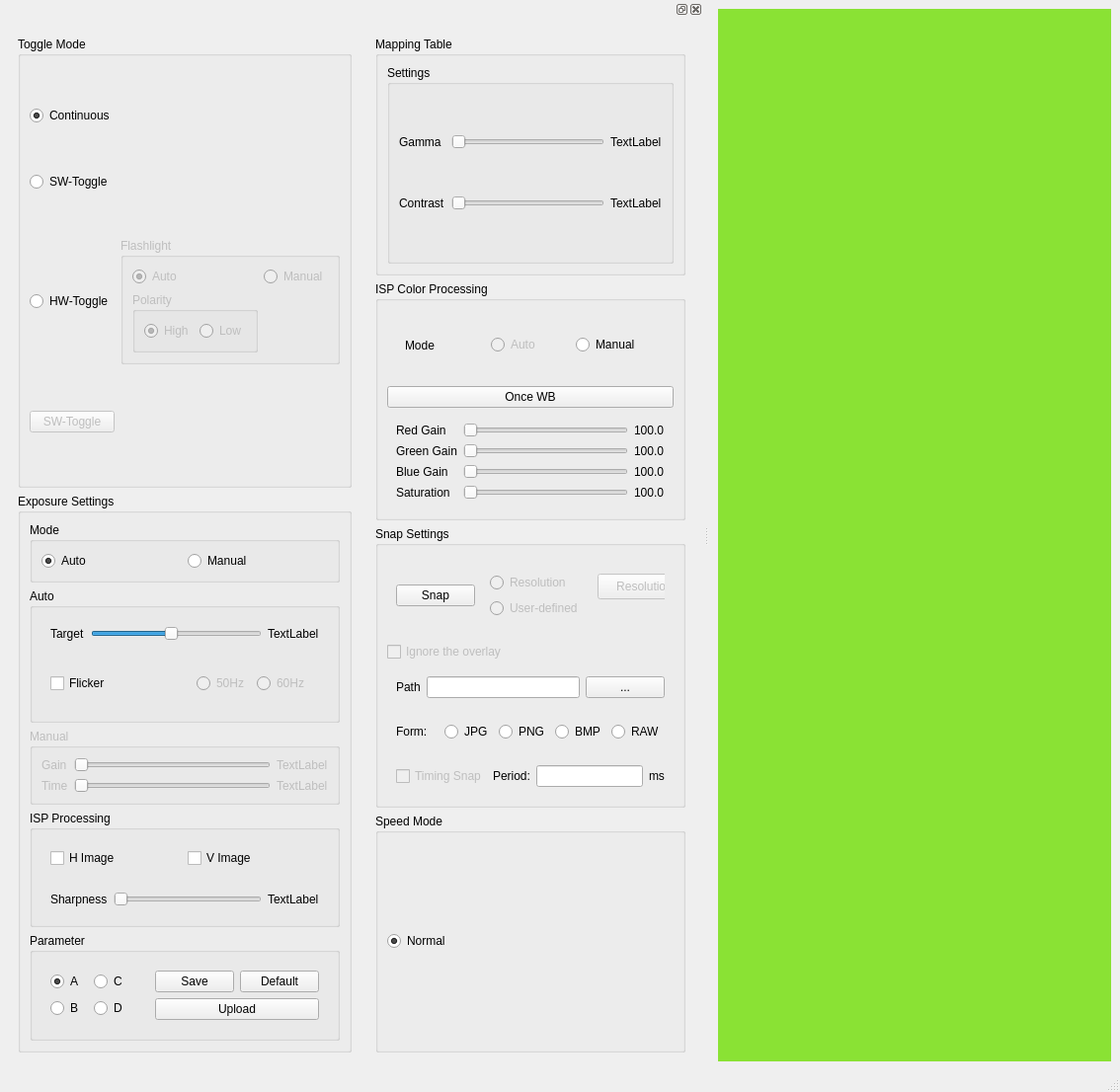
<?xml version="1.0" encoding="UTF-8"?>
<ui version="4.0">
 <class>MainWindow</class>
 <widget class="QMainWindow" name="MainWindow">
  <property name="enabled">
   <bool>true</bool>
  </property>
  <property name="geometry">
   <rect>
    <x>0</x>
    <y>0</y>
    <width>1134</width>
    <height>1106</height>
   </rect>
  </property>
  <property name="windowTitle">
   <string>MainWindow</string>
  </property>
  <widget class="QWidget" name="centralwidget">
   <layout class="QVBoxLayout" name="verticalLayout">
    <item>
     <widget class="QLabel" name="label">
      <property name="palette">
       <palette>
        <active>
         <colorrole role="WindowText">
          <brush brushstyle="SolidPattern">
           <color alpha="255">
            <red>0</red>
            <green>0</green>
            <blue>0</blue>
           </color>
          </brush>
         </colorrole>
         <colorrole role="Button">
          <brush brushstyle="SolidPattern">
           <color alpha="255">
            <red>138</red>
            <green>226</green>
            <blue>52</blue>
           </color>
          </brush>
         </colorrole>
         <colorrole role="Light">
          <brush brushstyle="SolidPattern">
           <color alpha="255">
            <red>198</red>
            <green>255</green>
            <blue>143</blue>
           </color>
          </brush>
         </colorrole>
         <colorrole role="Midlight">
          <brush brushstyle="SolidPattern">
           <color alpha="255">
            <red>168</red>
            <green>240</green>
            <blue>97</blue>
           </color>
          </brush>
         </colorrole>
         <colorrole role="Dark">
          <brush brushstyle="SolidPattern">
           <color alpha="255">
            <red>69</red>
            <green>113</green>
            <blue>26</blue>
           </color>
          </brush>
         </colorrole>
         <colorrole role="Mid">
          <brush brushstyle="SolidPattern">
           <color alpha="255">
            <red>92</red>
            <green>151</green>
            <blue>34</blue>
           </color>
          </brush>
         </colorrole>
         <colorrole role="Text">
          <brush brushstyle="SolidPattern">
           <color alpha="255">
            <red>0</red>
            <green>0</green>
            <blue>0</blue>
           </color>
          </brush>
         </colorrole>
         <colorrole role="BrightText">
          <brush brushstyle="SolidPattern">
           <color alpha="255">
            <red>255</red>
            <green>255</green>
            <blue>255</blue>
           </color>
          </brush>
         </colorrole>
         <colorrole role="ButtonText">
          <brush brushstyle="SolidPattern">
           <color alpha="255">
            <red>0</red>
            <green>0</green>
            <blue>0</blue>
           </color>
          </brush>
         </colorrole>
         <colorrole role="Base">
          <brush brushstyle="SolidPattern">
           <color alpha="255">
            <red>255</red>
            <green>255</green>
            <blue>255</blue>
           </color>
          </brush>
         </colorrole>
         <colorrole role="Window">
          <brush brushstyle="SolidPattern">
           <color alpha="255">
            <red>138</red>
            <green>226</green>
            <blue>52</blue>
           </color>
          </brush>
         </colorrole>
         <colorrole role="Shadow">
          <brush brushstyle="SolidPattern">
           <color alpha="255">
            <red>0</red>
            <green>0</green>
            <blue>0</blue>
           </color>
          </brush>
         </colorrole>
         <colorrole role="AlternateBase">
          <brush brushstyle="SolidPattern">
           <color alpha="255">
            <red>196</red>
            <green>240</green>
            <blue>153</blue>
           </color>
          </brush>
         </colorrole>
         <colorrole role="ToolTipBase">
          <brush brushstyle="SolidPattern">
           <color alpha="255">
            <red>255</red>
            <green>255</green>
            <blue>220</blue>
           </color>
          </brush>
         </colorrole>
         <colorrole role="ToolTipText">
          <brush brushstyle="SolidPattern">
           <color alpha="255">
            <red>0</red>
            <green>0</green>
            <blue>0</blue>
           </color>
          </brush>
         </colorrole>
         <colorrole role="PlaceholderText">
          <brush brushstyle="SolidPattern">
           <color alpha="128">
            <red>0</red>
            <green>0</green>
            <blue>0</blue>
           </color>
          </brush>
         </colorrole>
        </active>
        <inactive>
         <colorrole role="WindowText">
          <brush brushstyle="SolidPattern">
           <color alpha="255">
            <red>0</red>
            <green>0</green>
            <blue>0</blue>
           </color>
          </brush>
         </colorrole>
         <colorrole role="Button">
          <brush brushstyle="SolidPattern">
           <color alpha="255">
            <red>138</red>
            <green>226</green>
            <blue>52</blue>
           </color>
          </brush>
         </colorrole>
         <colorrole role="Light">
          <brush brushstyle="SolidPattern">
           <color alpha="255">
            <red>198</red>
            <green>255</green>
            <blue>143</blue>
           </color>
          </brush>
         </colorrole>
         <colorrole role="Midlight">
          <brush brushstyle="SolidPattern">
           <color alpha="255">
            <red>168</red>
            <green>240</green>
            <blue>97</blue>
           </color>
          </brush>
         </colorrole>
         <colorrole role="Dark">
          <brush brushstyle="SolidPattern">
           <color alpha="255">
            <red>69</red>
            <green>113</green>
            <blue>26</blue>
           </color>
          </brush>
         </colorrole>
         <colorrole role="Mid">
          <brush brushstyle="SolidPattern">
           <color alpha="255">
            <red>92</red>
            <green>151</green>
            <blue>34</blue>
           </color>
          </brush>
         </colorrole>
         <colorrole role="Text">
          <brush brushstyle="SolidPattern">
           <color alpha="255">
            <red>0</red>
            <green>0</green>
            <blue>0</blue>
           </color>
          </brush>
         </colorrole>
         <colorrole role="BrightText">
          <brush brushstyle="SolidPattern">
           <color alpha="255">
            <red>255</red>
            <green>255</green>
            <blue>255</blue>
           </color>
          </brush>
         </colorrole>
         <colorrole role="ButtonText">
          <brush brushstyle="SolidPattern">
           <color alpha="255">
            <red>0</red>
            <green>0</green>
            <blue>0</blue>
           </color>
          </brush>
         </colorrole>
         <colorrole role="Base">
          <brush brushstyle="SolidPattern">
           <color alpha="255">
            <red>255</red>
            <green>255</green>
            <blue>255</blue>
           </color>
          </brush>
         </colorrole>
         <colorrole role="Window">
          <brush brushstyle="SolidPattern">
           <color alpha="255">
            <red>138</red>
            <green>226</green>
            <blue>52</blue>
           </color>
          </brush>
         </colorrole>
         <colorrole role="Shadow">
          <brush brushstyle="SolidPattern">
           <color alpha="255">
            <red>0</red>
            <green>0</green>
            <blue>0</blue>
           </color>
          </brush>
         </colorrole>
         <colorrole role="AlternateBase">
          <brush brushstyle="SolidPattern">
           <color alpha="255">
            <red>196</red>
            <green>240</green>
            <blue>153</blue>
           </color>
          </brush>
         </colorrole>
         <colorrole role="ToolTipBase">
          <brush brushstyle="SolidPattern">
           <color alpha="255">
            <red>255</red>
            <green>255</green>
            <blue>220</blue>
           </color>
          </brush>
         </colorrole>
         <colorrole role="ToolTipText">
          <brush brushstyle="SolidPattern">
           <color alpha="255">
            <red>0</red>
            <green>0</green>
            <blue>0</blue>
           </color>
          </brush>
         </colorrole>
         <colorrole role="PlaceholderText">
          <brush brushstyle="SolidPattern">
           <color alpha="128">
            <red>0</red>
            <green>0</green>
            <blue>0</blue>
           </color>
          </brush>
         </colorrole>
        </inactive>
        <disabled>
         <colorrole role="WindowText">
          <brush brushstyle="SolidPattern">
           <color alpha="255">
            <red>69</red>
            <green>113</green>
            <blue>26</blue>
           </color>
          </brush>
         </colorrole>
         <colorrole role="Button">
          <brush brushstyle="SolidPattern">
           <color alpha="255">
            <red>138</red>
            <green>226</green>
            <blue>52</blue>
           </color>
          </brush>
         </colorrole>
         <colorrole role="Light">
          <brush brushstyle="SolidPattern">
           <color alpha="255">
            <red>198</red>
            <green>255</green>
            <blue>143</blue>
           </color>
          </brush>
         </colorrole>
         <colorrole role="Midlight">
          <brush brushstyle="SolidPattern">
           <color alpha="255">
            <red>168</red>
            <green>240</green>
            <blue>97</blue>
           </color>
          </brush>
         </colorrole>
         <colorrole role="Dark">
          <brush brushstyle="SolidPattern">
           <color alpha="255">
            <red>69</red>
            <green>113</green>
            <blue>26</blue>
           </color>
          </brush>
         </colorrole>
         <colorrole role="Mid">
          <brush brushstyle="SolidPattern">
           <color alpha="255">
            <red>92</red>
            <green>151</green>
            <blue>34</blue>
           </color>
          </brush>
         </colorrole>
         <colorrole role="Text">
          <brush brushstyle="SolidPattern">
           <color alpha="255">
            <red>69</red>
            <green>113</green>
            <blue>26</blue>
           </color>
          </brush>
         </colorrole>
         <colorrole role="BrightText">
          <brush brushstyle="SolidPattern">
           <color alpha="255">
            <red>255</red>
            <green>255</green>
            <blue>255</blue>
           </color>
          </brush>
         </colorrole>
         <colorrole role="ButtonText">
          <brush brushstyle="SolidPattern">
           <color alpha="255">
            <red>69</red>
            <green>113</green>
            <blue>26</blue>
           </color>
          </brush>
         </colorrole>
         <colorrole role="Base">
          <brush brushstyle="SolidPattern">
           <color alpha="255">
            <red>138</red>
            <green>226</green>
            <blue>52</blue>
           </color>
          </brush>
         </colorrole>
         <colorrole role="Window">
          <brush brushstyle="SolidPattern">
           <color alpha="255">
            <red>138</red>
            <green>226</green>
            <blue>52</blue>
           </color>
          </brush>
         </colorrole>
         <colorrole role="Shadow">
          <brush brushstyle="SolidPattern">
           <color alpha="255">
            <red>0</red>
            <green>0</green>
            <blue>0</blue>
           </color>
          </brush>
         </colorrole>
         <colorrole role="AlternateBase">
          <brush brushstyle="SolidPattern">
           <color alpha="255">
            <red>138</red>
            <green>226</green>
            <blue>52</blue>
           </color>
          </brush>
         </colorrole>
         <colorrole role="ToolTipBase">
          <brush brushstyle="SolidPattern">
           <color alpha="255">
            <red>255</red>
            <green>255</green>
            <blue>220</blue>
           </color>
          </brush>
         </colorrole>
         <colorrole role="ToolTipText">
          <brush brushstyle="SolidPattern">
           <color alpha="255">
            <red>0</red>
            <green>0</green>
            <blue>0</blue>
           </color>
          </brush>
         </colorrole>
         <colorrole role="PlaceholderText">
          <brush brushstyle="SolidPattern">
           <color alpha="128">
            <red>0</red>
            <green>0</green>
            <blue>0</blue>
           </color>
          </brush>
         </colorrole>
        </disabled>
       </palette>
      </property>
      <property name="autoFillBackground">
       <bool>true</bool>
      </property>
      <property name="text">
       <string/>
      </property>
     </widget>
    </item>
   </layout>
  </widget>
  <widget class="QStatusBar" name="statusbar"/>
  <widget class="QDockWidget" name="dockWidget">
   <attribute name="dockWidgetArea">
    <number>1</number>
   </attribute>
   <widget class="QWidget" name="dockWidgetContents">
    <layout class="QGridLayout" name="gridLayout_2">
     <item row="1" column="0">
      <widget class="QWidget" name="widget" native="true">
       <layout class="QVBoxLayout" name="verticalLayout_4">
        <item>
         <widget class="QGroupBox" name="groupBox">
          <property name="title">
           <string>Toggle Mode</string>
          </property>
          <layout class="QGridLayout" name="gridLayout_3">
           <item row="2" column="0">
            <widget class="QRadioButton" name="hwToggleRadioButton">
             <property name="text">
              <string>HW-Toggle</string>
             </property>
             <attribute name="buttonGroup">
              <string notr="true">buttonGroup</string>
             </attribute>
            </widget>
           </item>
           <item row="1" column="0">
            <widget class="QRadioButton" name="swToggleRadioButton">
             <property name="text">
              <string>SW-Toggle</string>
             </property>
             <attribute name="buttonGroup">
              <string notr="true">buttonGroup</string>
             </attribute>
            </widget>
           </item>
           <item row="0" column="0">
            <widget class="QRadioButton" name="continuousRadioButton">
             <property name="text">
              <string>Continuous</string>
             </property>
             <property name="checked">
              <bool>true</bool>
             </property>
             <attribute name="buttonGroup">
              <string notr="true">buttonGroup</string>
             </attribute>
            </widget>
           </item>
           <item row="3" column="0">
            <widget class="QPushButton" name="swTogglePushButton">
             <property name="enabled">
              <bool>false</bool>
             </property>
             <property name="text">
              <string>SW-Toggle</string>
             </property>
            </widget>
           </item>
           <item row="2" column="1">
            <widget class="QGroupBox" name="groupBox_2">
             <property name="enabled">
              <bool>false</bool>
             </property>
             <property name="title">
              <string>Flashlight</string>
             </property>
             <layout class="QGridLayout" name="gridLayout_4">
              <item row="0" column="0">
               <widget class="QRadioButton" name="radioButton_6">
                <property name="text">
                 <string>Auto</string>
                </property>
                <property name="checked">
                 <bool>true</bool>
                </property>
               </widget>
              </item>
              <item row="1" column="0">
               <widget class="QGroupBox" name="groupBox_3">
                <property name="title">
                 <string>Polarity</string>
                </property>
                <layout class="QHBoxLayout" name="horizontalLayout">
                 <item>
                  <widget class="QRadioButton" name="radioButton_4">
                   <property name="text">
                    <string>High</string>
                   </property>
                   <property name="checked">
                    <bool>true</bool>
                   </property>
                  </widget>
                 </item>
                 <item>
                  <widget class="QRadioButton" name="radioButton_5">
                   <property name="text">
                    <string>Low</string>
                   </property>
                  </widget>
                 </item>
                </layout>
               </widget>
              </item>
              <item row="0" column="1">
               <widget class="QRadioButton" name="radioButton_7">
                <property name="text">
                 <string>Manual</string>
                </property>
               </widget>
              </item>
             </layout>
            </widget>
           </item>
          </layout>
         </widget>
        </item>
        <item>
         <widget class="QGroupBox" name="groupBox_4">
          <property name="title">
           <string>Exposure Settings</string>
          </property>
          <layout class="QVBoxLayout" name="verticalLayout_2">
           <item>
            <widget class="QGroupBox" name="groupBox_14">
             <property name="title">
              <string>Mode</string>
             </property>
             <layout class="QHBoxLayout" name="horizontalLayout_12">
              <item>
               <widget class="QRadioButton" name="radioButton_24">
                <property name="text">
                 <string>Auto</string>
                </property>
                <property name="checked">
                 <bool>true</bool>
                </property>
               </widget>
              </item>
              <item>
               <widget class="QRadioButton" name="radioButton_23">
                <property name="text">
                 <string>Manual</string>
                </property>
               </widget>
              </item>
             </layout>
            </widget>
           </item>
           <item>
            <widget class="QGroupBox" name="groupBox_5">
             <property name="title">
              <string>Auto</string>
             </property>
             <layout class="QVBoxLayout" name="verticalLayout_3">
              <item>
               <widget class="QWidget" name="widget_3" native="true">
                <layout class="QHBoxLayout" name="horizontalLayout_2">
                 <item>
                  <widget class="QLabel" name="label_2">
                   <property name="text">
                    <string>Target</string>
                   </property>
                  </widget>
                 </item>
                 <item>
                  <widget class="QSlider" name="AeTargetSlider">
                   <property name="minimum">
                    <number>1</number>
                   </property>
                   <property name="maximum">
                    <number>255</number>
                   </property>
                   <property name="value">
                    <number>120</number>
                   </property>
                   <property name="orientation">
                    <enum>Qt::Horizontal</enum>
                   </property>
                   <property name="tickPosition">
                    <enum>QSlider::NoTicks</enum>
                   </property>
                  </widget>
                 </item>
                 <item>
                  <widget class="QLabel" name="AeTargetLabel">
                   <property name="text">
                    <string>TextLabel</string>
                   </property>
                  </widget>
                 </item>
                </layout>
               </widget>
              </item>
              <item>
               <widget class="QWidget" name="widget_4" native="true">
                <layout class="QHBoxLayout" name="horizontalLayout_3">
                 <item>
                  <widget class="QCheckBox" name="checkBox">
                   <property name="text">
                    <string>Flicker</string>
                   </property>
                  </widget>
                 </item>
                 <item>
                  <widget class="QWidget" name="widget_5" native="true">
                   <property name="enabled">
                    <bool>false</bool>
                   </property>
                   <layout class="QHBoxLayout" name="horizontalLayout_4">
                    <item>
                     <widget class="QRadioButton" name="radioButton_8">
                      <property name="text">
                       <string>50Hz</string>
                      </property>
                     </widget>
                    </item>
                    <item>
                     <widget class="QRadioButton" name="radioButton_9">
                      <property name="text">
                       <string>60Hz</string>
                      </property>
                     </widget>
                    </item>
                   </layout>
                  </widget>
                 </item>
                </layout>
               </widget>
              </item>
             </layout>
            </widget>
           </item>
           <item>
            <widget class="QGroupBox" name="groupBox_6">
             <property name="enabled">
              <bool>false</bool>
             </property>
             <property name="title">
              <string>Manual</string>
             </property>
             <layout class="QGridLayout" name="gridLayout_7">
              <item row="1" column="1">
               <widget class="QSlider" name="exposureTimeSlider">
                <property name="maximum">
                 <number>0</number>
                </property>
                <property name="value">
                 <number>0</number>
                </property>
                <property name="orientation">
                 <enum>Qt::Horizontal</enum>
                </property>
               </widget>
              </item>
              <item row="0" column="0">
               <widget class="QLabel" name="label_5">
                <property name="text">
                 <string>Gain</string>
                </property>
               </widget>
              </item>
              <item row="0" column="1">
               <widget class="QSlider" name="analogGainSlider">
                <property name="maximum">
                 <number>0</number>
                </property>
                <property name="value">
                 <number>0</number>
                </property>
                <property name="orientation">
                 <enum>Qt::Horizontal</enum>
                </property>
               </widget>
              </item>
              <item row="1" column="0">
               <widget class="QLabel" name="label_6">
                <property name="text">
                 <string>Time</string>
                </property>
               </widget>
              </item>
              <item row="1" column="2">
               <widget class="QLabel" name="exposureTimeLabel">
                <property name="text">
                 <string>TextLabel</string>
                </property>
               </widget>
              </item>
              <item row="0" column="2">
               <widget class="QLabel" name="analogGainLabel">
                <property name="text">
                 <string>TextLabel</string>
                </property>
               </widget>
              </item>
             </layout>
            </widget>
           </item>
           <item>
            <widget class="QGroupBox" name="groupBox_7">
             <property name="title">
              <string>ISP Processing</string>
             </property>
             <layout class="QVBoxLayout" name="verticalLayout_8">
              <item>
               <widget class="QWidget" name="widget_6" native="true">
                <layout class="QHBoxLayout" name="horizontalLayout_5">
                 <item>
                  <widget class="QCheckBox" name="checkBox_3">
                   <property name="text">
                    <string>H Image</string>
                   </property>
                  </widget>
                 </item>
                 <item>
                  <widget class="QCheckBox" name="checkBox_2">
                   <property name="text">
                    <string>V Image</string>
                   </property>
                  </widget>
                 </item>
                </layout>
               </widget>
              </item>
              <item>
               <widget class="QWidget" name="widget_7" native="true">
                <layout class="QHBoxLayout" name="horizontalLayout_6">
                 <item>
                  <widget class="QLabel" name="label_7">
                   <property name="text">
                    <string>Sharpness</string>
                   </property>
                  </widget>
                 </item>
                 <item>
                  <widget class="QSlider" name="sharpnessSlider">
                   <property name="maximum">
                    <number>90</number>
                   </property>
                   <property name="orientation">
                    <enum>Qt::Horizontal</enum>
                   </property>
                  </widget>
                 </item>
                 <item>
                  <widget class="QLabel" name="sharpnessLabel">
                   <property name="text">
                    <string>TextLabel</string>
                   </property>
                  </widget>
                 </item>
                </layout>
               </widget>
              </item>
             </layout>
            </widget>
           </item>
           <item>
            <widget class="QGroupBox" name="groupBox_8">
             <property name="title">
              <string>Parameter</string>
             </property>
             <layout class="QHBoxLayout" name="horizontalLayout_7">
              <item>
               <widget class="QWidget" name="widget_9" native="true">
                <layout class="QGridLayout" name="gridLayout">
                 <item row="1" column="0">
                  <widget class="QRadioButton" name="radioButton_12">
                   <property name="text">
                    <string>B</string>
                   </property>
                  </widget>
                 </item>
                 <item row="0" column="1">
                  <widget class="QRadioButton" name="radioButton_11">
                   <property name="text">
                    <string>C</string>
                   </property>
                  </widget>
                 </item>
                 <item row="1" column="1">
                  <widget class="QRadioButton" name="radioButton_13">
                   <property name="text">
                    <string>D</string>
                   </property>
                  </widget>
                 </item>
                 <item row="0" column="0">
                  <widget class="QRadioButton" name="radioButton_10">
                   <property name="text">
                    <string>A</string>
                   </property>
                   <property name="checked">
                    <bool>true</bool>
                   </property>
                  </widget>
                 </item>
                </layout>
               </widget>
              </item>
              <item>
               <widget class="QWidget" name="widget_8" native="true">
                <layout class="QGridLayout" name="gridLayout_5">
                 <item row="0" column="0">
                  <widget class="QPushButton" name="pushButton_3">
                   <property name="text">
                    <string>Save</string>
                   </property>
                  </widget>
                 </item>
                 <item row="0" column="1">
                  <widget class="QPushButton" name="pushButton_2">
                   <property name="text">
                    <string>Default</string>
                   </property>
                  </widget>
                 </item>
                 <item row="1" column="0" colspan="2">
                  <widget class="QPushButton" name="pushButton_4">
                   <property name="text">
                    <string>Upload</string>
                   </property>
                  </widget>
                 </item>
                </layout>
               </widget>
              </item>
             </layout>
            </widget>
           </item>
          </layout>
         </widget>
        </item>
       </layout>
      </widget>
     </item>
     <item row="1" column="1">
      <widget class="QWidget" name="widget_2" native="true">
       <layout class="QVBoxLayout" name="verticalLayout_6">
        <item>
         <widget class="QGroupBox" name="groupBox_10">
          <property name="title">
           <string>Mapping Table</string>
          </property>
          <layout class="QVBoxLayout" name="verticalLayout_7">
           <item>
            <widget class="QGroupBox" name="groupBox_13">
             <property name="title">
              <string>Settings</string>
             </property>
             <layout class="QGridLayout" name="gridLayout_8">
              <item row="1" column="1">
               <widget class="QSlider" name="contrastSlider">
                <property name="maximum">
                 <number>0</number>
                </property>
                <property name="value">
                 <number>0</number>
                </property>
                <property name="orientation">
                 <enum>Qt::Horizontal</enum>
                </property>
               </widget>
              </item>
              <item row="0" column="0">
               <widget class="QLabel" name="label_3">
                <property name="text">
                 <string>Gamma</string>
                </property>
               </widget>
              </item>
              <item row="1" column="0">
               <widget class="QLabel" name="label_4">
                <property name="text">
                 <string>Contrast</string>
                </property>
               </widget>
              </item>
              <item row="0" column="1">
               <widget class="QSlider" name="gammaSlider">
                <property name="maximum">
                 <number>0</number>
                </property>
                <property name="value">
                 <number>0</number>
                </property>
                <property name="orientation">
                 <enum>Qt::Horizontal</enum>
                </property>
               </widget>
              </item>
              <item row="0" column="2">
               <widget class="QLabel" name="gammaLabel">
                <property name="text">
                 <string>TextLabel</string>
                </property>
               </widget>
              </item>
              <item row="1" column="2">
               <widget class="QLabel" name="contrastLabel">
                <property name="text">
                 <string>TextLabel</string>
                </property>
               </widget>
              </item>
             </layout>
            </widget>
           </item>
          </layout>
         </widget>
        </item>
        <item>
         <widget class="QGroupBox" name="groupBox_12">
          <property name="title">
           <string>ISP Color Processing</string>
          </property>
          <layout class="QVBoxLayout" name="verticalLayout_9">
           <item>
            <widget class="QWidget" name="widget_10" native="true">
             <layout class="QVBoxLayout" name="verticalLayout_10">
              <item>
               <widget class="QWidget" name="widget_11" native="true">
                <layout class="QHBoxLayout" name="horizontalLayout_8">
                 <item>
                  <widget class="QLabel" name="label_8">
                   <property name="text">
                    <string>Mode</string>
                   </property>
                  </widget>
                 </item>
                 <item>
                  <widget class="QRadioButton" name="radioButton_14">
                   <property name="enabled">
                    <bool>false</bool>
                   </property>
                   <property name="text">
                    <string>Auto</string>
                   </property>
                  </widget>
                 </item>
                 <item>
                  <widget class="QRadioButton" name="radioButton_15">
                   <property name="text">
                    <string>Manual</string>
                   </property>
                  </widget>
                 </item>
                </layout>
               </widget>
              </item>
             </layout>
            </widget>
           </item>
           <item>
            <widget class="QPushButton" name="pushButton_5">
             <property name="text">
              <string>Once WB</string>
             </property>
            </widget>
           </item>
           <item>
            <widget class="QWidget" name="widget_12" native="true">
             <layout class="QGridLayout" name="gridLayout_9">
              <item row="1" column="0">
               <widget class="QLabel" name="label_10">
                <property name="text">
                 <string>Green Gain</string>
                </property>
               </widget>
              </item>
              <item row="1" column="1">
               <widget class="QSlider" name="horizontalSlider_7">
                <property name="maximum">
                 <number>400</number>
                </property>
                <property name="orientation">
                 <enum>Qt::Horizontal</enum>
                </property>
               </widget>
              </item>
              <item row="0" column="1">
               <widget class="QSlider" name="horizontalSlider_6">
                <property name="maximum">
                 <number>400</number>
                </property>
                <property name="orientation">
                 <enum>Qt::Horizontal</enum>
                </property>
               </widget>
              </item>
              <item row="3" column="1">
               <widget class="QSlider" name="horizontalSlider_9">
                <property name="maximum">
                 <number>400</number>
                </property>
                <property name="orientation">
                 <enum>Qt::Horizontal</enum>
                </property>
               </widget>
              </item>
              <item row="2" column="0">
               <widget class="QLabel" name="label_11">
                <property name="text">
                 <string>Blue Gain</string>
                </property>
               </widget>
              </item>
              <item row="3" column="0">
               <widget class="QLabel" name="label_12">
                <property name="text">
                 <string>Saturation</string>
                </property>
               </widget>
              </item>
              <item row="2" column="1">
               <widget class="QSlider" name="horizontalSlider_8">
                <property name="maximum">
                 <number>400</number>
                </property>
                <property name="orientation">
                 <enum>Qt::Horizontal</enum>
                </property>
               </widget>
              </item>
              <item row="0" column="0">
               <widget class="QLabel" name="label_9">
                <property name="text">
                 <string>Red Gain</string>
                </property>
               </widget>
              </item>
              <item row="0" column="2">
               <widget class="QLabel" name="label_24">
                <property name="text">
                 <string>100.0</string>
                </property>
               </widget>
              </item>
              <item row="1" column="2">
               <widget class="QLabel" name="label_25">
                <property name="text">
                 <string>100.0</string>
                </property>
               </widget>
              </item>
              <item row="2" column="2">
               <widget class="QLabel" name="label_26">
                <property name="text">
                 <string>100.0</string>
                </property>
               </widget>
              </item>
              <item row="3" column="2">
               <widget class="QLabel" name="label_27">
                <property name="text">
                 <string>100.0</string>
                </property>
               </widget>
              </item>
             </layout>
            </widget>
           </item>
          </layout>
         </widget>
        </item>
        <item>
         <widget class="QGroupBox" name="groupBox_11">
          <property name="title">
           <string>Snap Settings</string>
          </property>
          <layout class="QVBoxLayout" name="verticalLayout_11">
           <item>
            <widget class="QWidget" name="widget_13" native="true">
             <layout class="QGridLayout" name="gridLayout_6" rowstretch="0" columnstretch="0,0,0,0">
              <item row="0" column="3">
               <widget class="QWidget" name="widget_15" native="true">
                <property name="enabled">
                 <bool>false</bool>
                </property>
                <widget class="QPushButton" name="pushButton_8">
                 <property name="geometry">
                  <rect>
                   <x>0</x>
                   <y>10</y>
                   <width>95</width>
                   <height>26</height>
                  </rect>
                 </property>
                 <property name="text">
                  <string>Resolution</string>
                 </property>
                </widget>
               </widget>
              </item>
              <item row="0" column="0">
               <widget class="QPushButton" name="pushButton_6">
                <property name="sizePolicy">
                 <sizepolicy hsizetype="Minimum" vsizetype="Fixed">
                  <horstretch>0</horstretch>
                  <verstretch>0</verstretch>
                 </sizepolicy>
                </property>
                <property name="text">
                 <string>Snap</string>
                </property>
               </widget>
              </item>
              <item row="0" column="1">
               <widget class="QWidget" name="widget_18" native="true">
                <property name="enabled">
                 <bool>false</bool>
                </property>
                <layout class="QVBoxLayout" name="verticalLayout_12">
                 <item>
                  <widget class="QRadioButton" name="radioButton_16">
                   <property name="text">
                    <string>Resolution</string>
                   </property>
                  </widget>
                 </item>
                 <item>
                  <widget class="QRadioButton" name="radioButton_17">
                   <property name="text">
                    <string>User-defined</string>
                   </property>
                  </widget>
                 </item>
                </layout>
               </widget>
              </item>
             </layout>
            </widget>
           </item>
           <item>
            <widget class="QCheckBox" name="checkBox_5">
             <property name="enabled">
              <bool>false</bool>
             </property>
             <property name="text">
              <string>Ignore the overlay</string>
             </property>
            </widget>
           </item>
           <item>
            <widget class="QWidget" name="widget_14" native="true">
             <layout class="QHBoxLayout" name="horizontalLayout_9">
              <item>
               <widget class="QLabel" name="label_13">
                <property name="text">
                 <string>Path</string>
                </property>
               </widget>
              </item>
              <item>
               <widget class="QLineEdit" name="lineEdit_2"/>
              </item>
              <item>
               <widget class="QPushButton" name="pushButton_7">
                <property name="text">
                 <string>...</string>
                </property>
               </widget>
              </item>
             </layout>
            </widget>
           </item>
           <item>
            <widget class="QWidget" name="widget_16" native="true">
             <layout class="QHBoxLayout" name="horizontalLayout_10">
              <item>
               <widget class="QLabel" name="label_14">
                <property name="text">
                 <string>Form:</string>
                </property>
               </widget>
              </item>
              <item>
               <widget class="QRadioButton" name="radioButton_18">
                <property name="text">
                 <string>JPG</string>
                </property>
               </widget>
              </item>
              <item>
               <widget class="QRadioButton" name="radioButton_19">
                <property name="text">
                 <string>PNG</string>
                </property>
               </widget>
              </item>
              <item>
               <widget class="QRadioButton" name="radioButton_20">
                <property name="text">
                 <string>BMP</string>
                </property>
               </widget>
              </item>
              <item>
               <widget class="QRadioButton" name="radioButton_21">
                <property name="text">
                 <string>RAW</string>
                </property>
               </widget>
              </item>
             </layout>
            </widget>
           </item>
           <item>
            <widget class="QWidget" name="widget_17" native="true">
             <layout class="QHBoxLayout" name="horizontalLayout_11">
              <item>
               <widget class="QCheckBox" name="checkBox_4">
                <property name="enabled">
                 <bool>false</bool>
                </property>
                <property name="text">
                 <string>Timing Snap</string>
                </property>
               </widget>
              </item>
              <item>
               <widget class="QLabel" name="label_15">
                <property name="text">
                 <string>Period:</string>
                </property>
               </widget>
              </item>
              <item>
               <widget class="QLineEdit" name="lineEdit_3"/>
              </item>
              <item>
               <widget class="QLabel" name="label_16">
                <property name="text">
                 <string>ms</string>
                </property>
               </widget>
              </item>
             </layout>
            </widget>
           </item>
          </layout>
         </widget>
        </item>
        <item>
         <widget class="QGroupBox" name="groupBox_9">
          <property name="title">
           <string>Speed Mode</string>
          </property>
          <layout class="QVBoxLayout" name="verticalLayout_5">
           <item>
            <widget class="QRadioButton" name="radioButton_22">
             <property name="text">
              <string>Normal</string>
             </property>
             <property name="checked">
              <bool>true</bool>
             </property>
            </widget>
           </item>
          </layout>
         </widget>
        </item>
       </layout>
      </widget>
     </item>
    </layout>
   </widget>
  </widget>
  <widget class="QMenuBar" name="menubar">
   <property name="geometry">
    <rect>
     <x>0</x>
     <y>0</y>
     <width>1134</width>
     <height>23</height>
    </rect>
   </property>
  </widget>
 </widget>
 <resources/>
 <connections>
  <connection>
   <sender>AeTargetSlider</sender>
   <signal>valueChanged(int)</signal>
   <receiver>AeTargetLabel</receiver>
   <slot>setNum(int)</slot>
   <hints>
    <hint type="sourcelabel">
     <x>227</x>
     <y>597</y>
    </hint>
    <hint type="destinationlabel">
     <x>327</x>
     <y>607</y>
    </hint>
   </hints>
  </connection>
  <connection>
   <sender>sharpnessSlider</sender>
   <signal>valueChanged(int)</signal>
   <receiver>sharpnessLabel</receiver>
   <slot>setNum(int)</slot>
   <hints>
    <hint type="sourcelabel">
     <x>240</x>
     <y>895</y>
    </hint>
    <hint type="destinationlabel">
     <x>358</x>
     <y>896</y>
    </hint>
   </hints>
  </connection>
  <connection>
   <sender>gammaSlider</sender>
   <signal>valueChanged(int)</signal>
   <receiver>gammaLabel</receiver>
   <slot>setNum(int)</slot>
   <hints>
    <hint type="sourcelabel">
     <x>644</x>
     <y>163</y>
    </hint>
    <hint type="destinationlabel">
     <x>773</x>
     <y>167</y>
    </hint>
   </hints>
  </connection>
  <connection>
   <sender>contrastSlider</sender>
   <signal>valueChanged(int)</signal>
   <receiver>contrastLabel</receiver>
   <slot>setNum(int)</slot>
   <hints>
    <hint type="sourcelabel">
     <x>663</x>
     <y>212</y>
    </hint>
    <hint type="destinationlabel">
     <x>772</x>
     <y>214</y>
    </hint>
   </hints>
  </connection>
  <connection>
   <sender>analogGainSlider</sender>
   <signal>valueChanged(int)</signal>
   <receiver>analogGainLabel</receiver>
   <slot>setNum(int)</slot>
   <hints>
    <hint type="sourcelabel">
     <x>244</x>
     <y>744</y>
    </hint>
    <hint type="destinationlabel">
     <x>338</x>
     <y>750</y>
    </hint>
   </hints>
  </connection>
  <connection>
   <sender>exposureTimeSlider</sender>
   <signal>valueChanged(int)</signal>
   <receiver>exposureTimeLabel</receiver>
   <slot>setNum(int)</slot>
   <hints>
    <hint type="sourcelabel">
     <x>214</x>
     <y>769</y>
    </hint>
    <hint type="destinationlabel">
     <x>348</x>
     <y>771</y>
    </hint>
   </hints>
  </connection>
 </connections>
 <buttongroups>
  <buttongroup name="buttonGroup"/>
 </buttongroups>
</ui>
